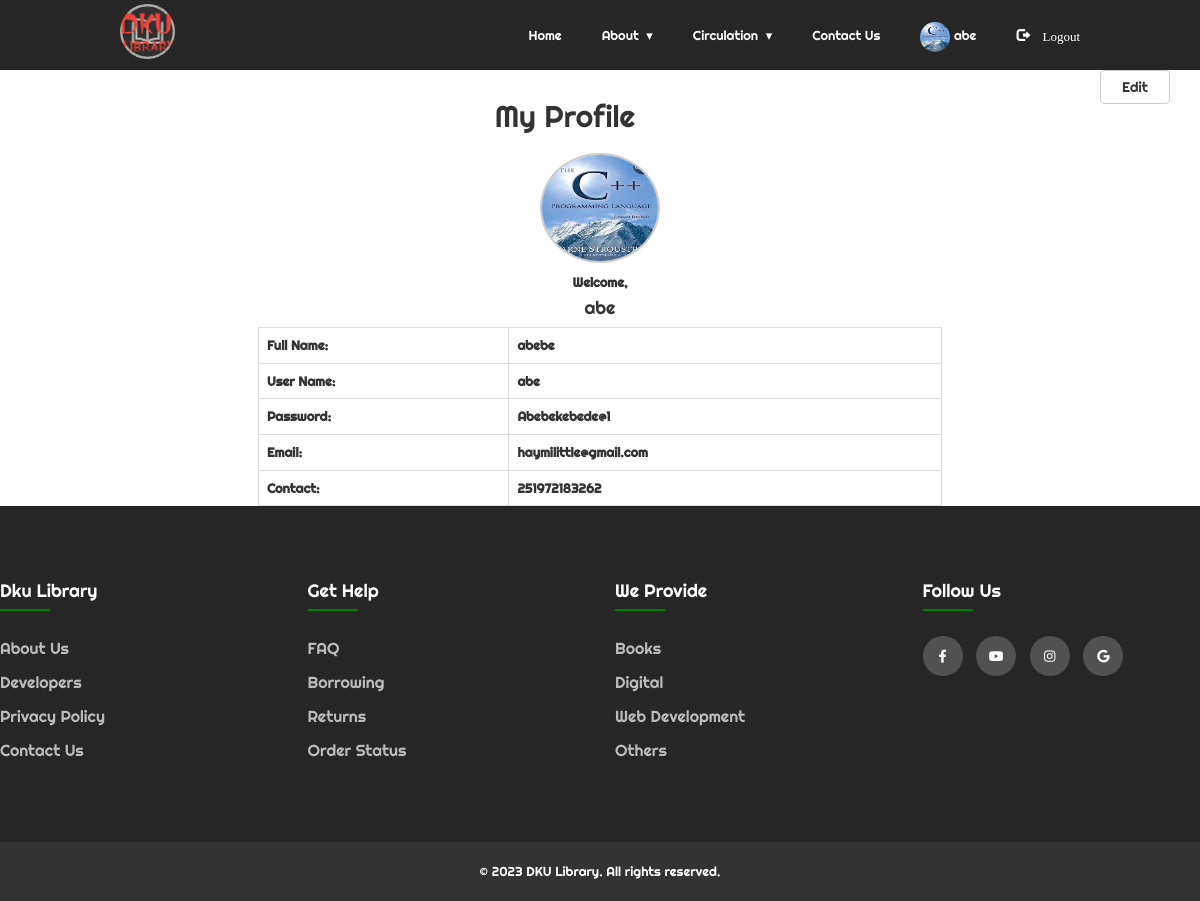
Page /Student_/profile.php (signed in) on the committed database.
### tables this page shows
CREATE TABLE `student` (
  `name` varchar(100) NOT NULL,
  `username` varchar(100) NOT NULL,
  `roll` int(100) NOT NULL,
  `email` varchar(100) NOT NULL,
  `contact` varchar(100) NOT NULL,
  `password` varchar(255) NOT NULL,
  `status` int(10) NOT NULL,
  `pic` varchar(100) NOT NULL
);

### Student_/profile.php (the view, shortened to what this page needs)
<?php
	include "nav.php";
 ?>
 <!DOCTYPE html>
 <html>
 <head>
 </head>
 <body>
 	<div class="container">
 		<form action="" method="post">
 			<button class="btn btn-default" style="float: right; width: 70px;" name="submit1">Edit</button>
 		</form>
 		<div class="wrapper">
 					<?php
 				$q=mysqli_query($db,"SELECT * FROM student where username='$_SESSION[login_user]' ;");
 			?>
 			<h2 style="text-align: center;">My Profile</h2>
 			<?php
 				$row=mysqli_fetch_assoc($q);
 				echo "<div style='text-align: center'>
 					<img class='img-circle profile-img' height=110 width=120 src='images/".$_SESSION['pic']."'>
 				</div>";
 			?>
 			<div style="text-align: center;"> <b>Welcome, </b>
	 			<h4>
	 				<?php echo $_SESSION['login_user']; ?>
	 			</h4>
 			</div>
 			<?php
 				echo "<b>";
 				echo "<table class='table table-bordered'>";
	 				echo "<tr>";
	 					echo "<td>";
	 						echo "<b> Full Name: </b>";
	 					echo "</td>";
	 					echo "<td>";
	 						echo $row['name'];
	 					echo "</td>";
	 				echo "</tr>";
	 				echo "<tr>";
	 					echo "<td>";
	 						echo "<b> User Name: </b>";
	 					echo "</td>";
	 					echo "<td>";
	 						echo $row['username'];
	 					echo "</td>";
	 				echo "</tr>";
	 				echo "<tr>";
	 					echo "<td>";
	 						echo "<b> Password: </b>";
	 					echo "</td>";
	 					echo "<td>";
	 						echo $row['password'];
	 					echo "</td>";
	 				echo "</tr>";
	 				echo "<tr>";
	 					echo "<td>";
	 						echo "<b> Email: </b>";
	 					echo "</td>";
	 					echo "<td>";
	 						echo $row['email'];
	 					echo "</td>";
	 				echo "</tr>";
	 				echo "<tr>";
	 					echo "<td>";
	 						echo "<b> Contact: </b>";
	 					echo "</td>";
	 					echo "<td>";
	 						echo $row['contact'];
	 					echo "</td>";
	 				echo "</tr>";
 				echo "</table>";
 				echo "</b>";
 			?>
 		</div>
 	</div>
 </body>
 </html>
 <?php
include 'footer.php';
?>

### Student_/nav.css (style rules this page uses)
body { margin: 0; padding: 0; }
* { font-family: 'Righteous', cursive; }

### Student_/profile.php (style rules this page uses)
body { font-size: 13px; }
.table { margin: 0 auto; width: 60%; border-collapse: collapse; border-spacing: 0; }
.table td, .table th { padding: 8px; text-align: left; border-bottom: 1px solid #ddd; }
.profile-img { border-radius: 50%; border: 2px solid #ccc; margin-bottom: 10px; }
.wrapper { margin-top: 30px; text-align: center; }
h2 { margin-bottom: 20px; }
h4 { margin-top: 5px; margin-bottom: 10px; }

### Student_/footer.php (style rules this page uses)
body { line-height: 1.5; overflow-x: hidden; font-family: 'Poppins', sans-serif; }
* { margin:0; padding:0; box-sizing: border-box; }

### rows in the picture
student: name "abebe", username "abe", password "Abebekebede@1", email "haymilittle@gmail.com", contact "251972183262"

### other values in the picture
$_SESSION['login_user'] "abe"
